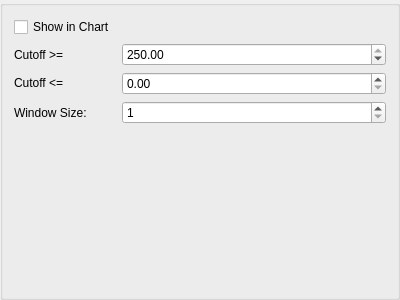
<?xml version="1.0" encoding="UTF-8"?>
<ui version="4.0">
 <class>DataOptions</class>
 <widget class="QGroupBox" name="DataOptions">
  <property name="geometry">
   <rect>
    <x>0</x>
    <y>0</y>
    <width>400</width>
    <height>300</height>
   </rect>
  </property>
  <property name="windowTitle">
   <string>GroupBox</string>
  </property>
  <layout class="QFormLayout" name="formLayout">
   <item row="0" column="0">
    <widget class="QCheckBox" name="cbox_show">
     <property name="text">
      <string>Show in Chart</string>
     </property>
    </widget>
   </item>
   <item row="1" column="0">
    <widget class="QLabel" name="label_3">
     <property name="text">
      <string>Cutoff &gt;=</string>
     </property>
    </widget>
   </item>
   <item row="1" column="1">
    <widget class="QDoubleSpinBox" name="dsbox_max">
     <property name="maximum">
      <double>250.000000000000000</double>
     </property>
     <property name="value">
      <double>250.000000000000000</double>
     </property>
    </widget>
   </item>
   <item row="2" column="0">
    <widget class="QLabel" name="label_4">
     <property name="text">
      <string>Cutoff &lt;=</string>
     </property>
    </widget>
   </item>
   <item row="2" column="1">
    <widget class="QDoubleSpinBox" name="dsbox_min">
     <property name="maximum">
      <double>250.000000000000000</double>
     </property>
    </widget>
   </item>
   <item row="3" column="0">
    <widget class="QLabel" name="label_6">
     <property name="text">
      <string>Window Size:</string>
     </property>
    </widget>
   </item>
   <item row="3" column="1">
    <widget class="QSpinBox" name="sbox_window">
     <property name="minimum">
      <number>1</number>
     </property>
     <property name="maximum">
      <number>250</number>
     </property>
    </widget>
   </item>
  </layout>
 </widget>
 <resources/>
 <connections/>
</ui>
